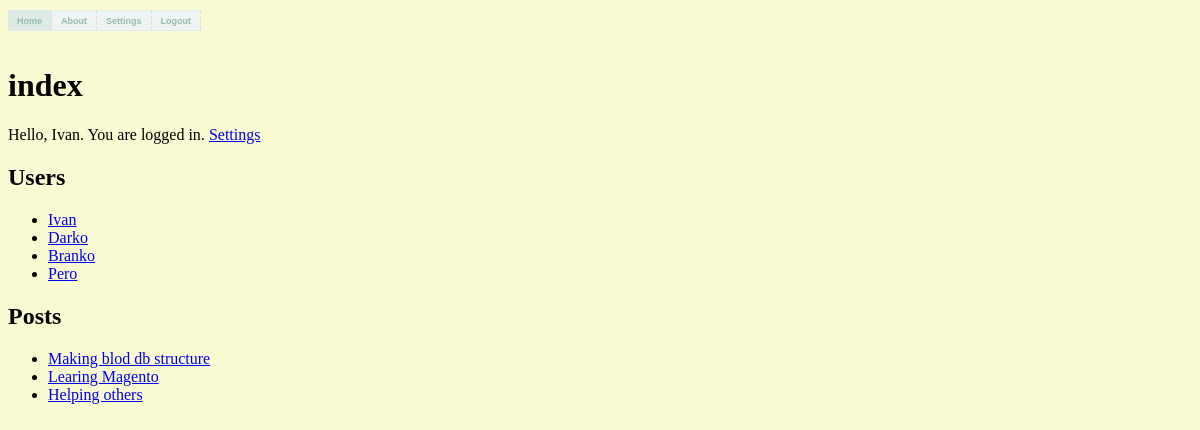
/index.php (signed in), run on the app's committed database.
### tables this page shows
CREATE TABLE `users` (
  `id` int(11) NOT NULL AUTO_INCREMENT,
  `username` varchar(50) NOT NULL,
  `password` varchar(50) NOT NULL,
  `email` varchar(50) NOT NULL,
  `join_date` timestamp NOT NULL DEFAULT NOW(),
  PRIMARY KEY (`id`),
  UNIQUE KEY `username` (`username`)
);

CREATE TABLE `posts` (
  `id` int(11) unsigned NOT NULL AUTO_INCREMENT,
  `title` varchar(225) DEFAULT NULL,
  `content` text,
  `created_at` timestamp NOT NULL DEFAULT NOW(),
  `modified_at` DATE DEFAULT NULL,
  PRIMARY KEY (`id`)
);

### includes/global.inc.php (called while the page is built, shortened)
<?php
require_once 'classes/User.class.php';
require_once 'classes/Post.class.php';
require_once 'classes/DB.class.php';
function getSiteBaseUrl($path) {
    return 'http://blog.local/'.$path;
}
$userTools = new UserTools();
if(isset($_SESSION['logged_in'])) {
	$user = unserialize($_SESSION['user']);
	$_SESSION['user'] = serialize($userTools->get($user->id));
}
?>

### classes/DB.class.php (called while the page is built, shortened)
<?php
class DB {
    public function processRowSet($rowSet, $singleRow = false) {
        $resultArray = array();
        while ($row = mysql_fetch_assoc($rowSet)) {
            array_push($resultArray, $row);
        }
        if ($singleRow === true) {
            return $resultArray[0];
        }
        return $resultArray;
    }
    public function select($table, $where) {
        $sql = '';
        if ($where)
            $sql = "SELECT * FROM $table WHERE $where";
        else
            $sql = "SELECT * FROM $table";
        $result = mysql_query($sql);
        if (mysql_num_rows($result) == 1)
            return $this->processRowSet($result, true);
        return $this->processRowSet($result);
    }
}

### classes/UserTools.class.php (called while the page is built, shortened)
<?php
require_once 'User.class.php';
require_once 'DB.class.php';
class UserTools {
    public function get($id) {
        $db = new DB();
        $result = $db->select('users', "id = $id");
        return new User($result);
    }
}
?>

### classes/User.class.php (called while the page is built, shortened)
<?php
require_once 'DB.class.php';
class User {
    public function __construct($data) {
        $this->id = (isset($data['id'])) ? $data['id'] : "";
        $this->username = (isset($data['username'])) ? $data['username'] : "";
    }
}
?>

### classes/Post.class.php (called while the page is built, shortened)
<?php
require_once 'DB.class.php';
class Post {
    public function __construct($data) {
        $this->id = (isset($data['id'])) ? $data['id'] : "";
        $this->title = (isset($data['title'])) ? $data['title'] : "";
    }
}
?>

### index.php (the view, shortened to what this page needs)
<?php require_once 'includes/global.inc.php'; ?>
<?php
require_once('./includes/header.php');
?>
<?php if (isset($_SESSION['logged_in'])) : ?>
    <?php $user = unserialize($_SESSION['user']); ?>
    Hello, <?php echo $user->username; ?>. You are logged in. <a href="<?php echo getSiteBaseUrl('settings.php') ?>">Settings</a>
    <?php
    $db = new DB();
    $users = $db->select('users', null);
    ?>
    <?php if (count($users) > 0): ?>
        <h2>Users</h2>
        <ul>
            <?php foreach ($users as $user): ?>
                <li>
                    <?php
                    $aUser = new User($user);
                    ?>
                    <a href="<?php echo getSiteBaseUrl('profile.php') ?>?id=<?php echo $aUser->id; ?>" ><?php echo $aUser->username; ?></a>
                </li>
            <?php endforeach; ?>
        </ul>
    <?php endif; ?>
    <?php
    $db = new DB();
    $posts = $db->select('posts', null);
    ?>
    <?php if (count($posts) > 0): ?>
        <h2>Posts</h2>
        <ul>
            <?php foreach ($posts as $post): ?>
                <li>
                    <?php
                    $aPost = new Post($post);
                    ?>
                    <a href="<?php echo getSiteBaseUrl('post.php') ?>?id=<?php echo $aPost->id; ?>" ><?php echo $aPost->title; ?></a>
                </li>
            <?php endforeach; ?>
        </ul>
    <?php endif; ?>
<?php else : ?>
    You are not logged in. <a href="login.php">Log In</a> | <a href="<?php echo getSiteBaseUrl('register.php') ?>">Register</a>
<?php endif; ?>
<?php require_once('./includes/footer.php'); ?>

### includes/head.php (shortened to what this page needs)
<!DOCTYPE html PUBLIC "-//W3C//DTD XHTML 1.0 Transitional//EN"
    "http://www.w3.org/TR/xhtml1/DTD/xhtml1-transitional.dtd">
<html xmlns="http://www.w3.org/1999/xhtml" xml:lang="en" lang="en">
    <head>
        <link rel="stylesheet" href="styles/global.css" type="text/css" />
    </head>

### includes/header.php (shortened to what this page needs)
<?php require_once('./includes/head.php'); ?>
<body>
    <div id="wrapper">
        <div id="header">
            <div id="navigation">
                <ul id="navlist">
                    <?php $current_page = substr(str_replace('.php', '', $_SERVER['REQUEST_URI']), 1) ?>
                    <li <?php if ($current_page == "index") { ?>id="active"<?php } ?> class="home"><a href="<?php echo getSiteBaseUrl('index.php') ?>">Home</a></li>
                    <li <?php if ($current_page == "about") { ?>id="active"<?php } ?> class="about"><a href="<?php echo getSiteBaseUrl('about.php') ?>">About</a></li>
                    <?php if (isset($_SESSION['logged_in'])) : ?>
                        <li <?php if ($current_page == "settings") { ?>id="active"<?php } ?> class="settings"><a href="<?php echo getSiteBaseUrl('settings.php') ?>">Settings</a></li>
                        <li <?php if ($current_page == "logout") { ?>id="active"<?php } ?> class="logout"><a href="<?php echo getSiteBaseUrl('logout.php') ?>">Logout</a></li>
                    <?php endif; ?>
                </ul>
            </div>
        </div>
        <br></br>
        <h1><?php echo $current_page; ?></h1>

### includes/footer.php
</div>
</body>
</html>

### styles/global.css (style rules this page uses)
div { margin-top:10px; margin-bottom:10px; }
body { background-color:lightgoldenrodyellow; }
ul#navlist { margin: 0; padding: 0; list-style-type: none; white-space: nowrap; }
ul#navlist li { float: left; font-family: verdana, arial, sans-serif; font-size: 9px; font-weight: bold; margin: 0; padding: 5px 0 4px 0; background-color: #eef4f1; border-top: 1px solid #e0ede9; border-bottom: 1px solid #e0ede9; }
#navlist a, #navlist a:link { margin: 0; padding: 5px 9px 4px 9px; color: #95bbae; border-right: 1px dashed #d1e3db; text-decoration: none; }
ul#navlist li#active { color: #95bbae; background-color: #deebe5; }

### data on the page
users: username "Ivan"
users: username "Darko"
users: username "Branko"
users: username "Pero"
posts: title "Making blod db structure"
posts: title "Learing Magento"
posts: title "Helping others"

### other printed values
$current_page "index"
